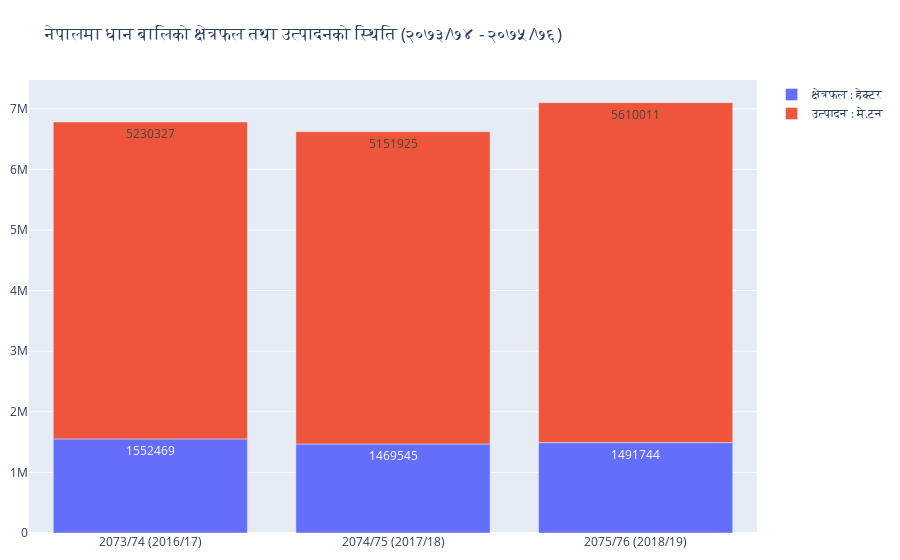

Here is the notebook cell this chart was saved with:
### Code cell
import plotly.graph_objects as go
year= ['2073/74 (2016/17)','2074/75 (2017/18)','2075/76 (2018/19)']
area = [1552469,1469545,1491744]
production = [5230327,5151925,5610011]


fig = go.Figure(data=[
    go.Bar(name='क्षेत्रफल : हेक्टर', x=year, y=area, text = area,textposition='auto'),
    go.Bar(name='उत्पादन : मे.टन', x=year, y=production,text=production,textposition='auto'),
])
# Change the bar mode
fig.update_layout(margin=dict(t=80, b=10, l=10, r=10),
                  barmode='relative',
                  title = 'नेपालमा धान बालिको क्षेत्रफल तथा उत्पादनको स्थिति (२०७३/७४ - २०७५/७६)',
                 template='plotly')
fig.show()

### Figure 1 — Plotly figure (JSON) as saved in the notebook; plotly's stock layout.template omitted (floating-point values rounded to 4 significant figures)
{"data": [{"name": "क्षेत्रफल : हेक्टर", "text": ["1552469", "1469545", "1491744"], "textposition": "auto", "type": "bar", "x": ["2073/74 (2016/17)", "2074/75 (2017/18)", "2075/76 (2018/19)"], "y": [1552469, 1469545, 1491744]}, {"name": "उत्पादन : मे.टन", "text": ["5230327", "5151925", "5610011"], "textposition": "auto", "type": "bar", "x": ["2073/74 (2016/17)", "2074/75 (2017/18)", "2075/76 (2018/19)"], "y": [5230327, 5151925, 5610011]}], "layout": {"barmode": "relative", "margin": {"b": 10, "l": 10, "r": 10, "t": 80}, "title": {"text": "नेपालमा धान बालिको क्षेत्रफल तथा उत्पादनको स्थिति (२०७३/७४ - २०७५/७६)"}}}
